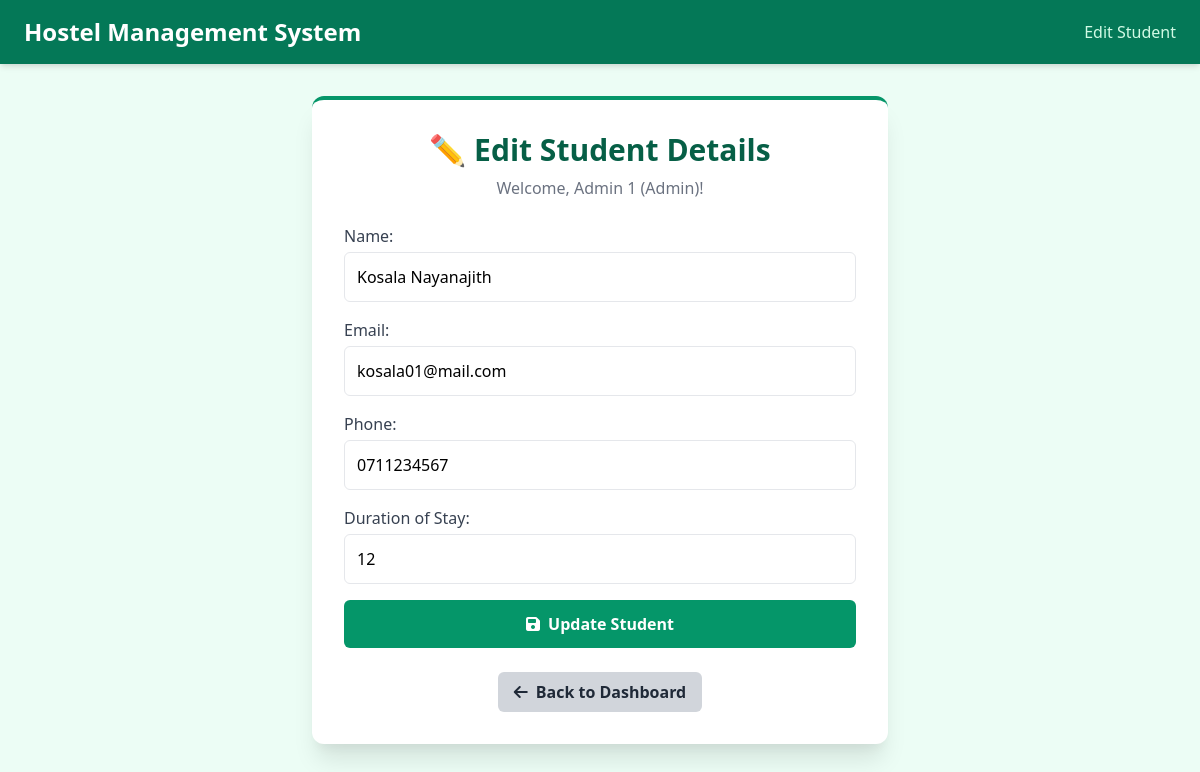
Page /edit_student.php?id=S01 (signed in) on the committed database.
### tables this page shows
CREATE TABLE `student` (
  `ID` varchar(10) NOT NULL,
  `Duration_of_stay` int(11) DEFAULT NULL,
  `Warden_ID` varchar(10) DEFAULT NULL
);

CREATE TABLE `user` (
  `ID` varchar(10) NOT NULL,
  `name` varchar(100) DEFAULT NULL,
  `email` varchar(100) DEFAULT NULL,
  `phonenumber` varchar(15) DEFAULT NULL,
  `password` varchar(255) DEFAULT NULL,
  `role` varchar(20) NOT NULL
);

### edit_student.php (the view, shortened to what this page needs)
<?php
include 'db_connect.php';
$error = '';
if (isset($_GET['id'])) {
    $id = $_GET['id'];
    $sql = "SELECT user.name, user.email, user.phonenumber, student.Duration_of_stay
            FROM user
            INNER JOIN student ON user.ID = student.ID
            WHERE user.ID = ?";
    $stmt = $conn->prepare($sql);
    $stmt->bind_param("s", $id);
    $stmt->execute();
    $result = $stmt->get_result();
    if ($result->num_rows > 0) {
        $row = $result->fetch_assoc();
    } else {
        $error = "❌ Student not found.";
    }
} else {
    $error = "❌ No student ID provided.";
}
$role = $_SESSION['role'];
$name = htmlspecialchars($_SESSION['name']);
?>
<!DOCTYPE html>
<html lang="en">
<head>
    <link href="https://cdn.jsdelivr.net/npm/tailwindcss@2.2.19/dist/tailwind.min.css" rel="stylesheet">
    <link rel="stylesheet" href="https://cdnjs.cloudflare.com/ajax/libs/font-awesome/6.4.0/css/all.min.css">
</head>
<body class="bg-green-50 font-inter">
    <header class="bg-green-700 text-white py-4 px-6 shadow-md fixed top-0 left-0 right-0 z-50">
        <div class="flex justify-between items-center max-w-6xl mx-auto">
            <h1 class="text-2xl font-bold">Hostel Management System</h1>
            <span class="text-green-100 font-medium">Edit Student</span>
        </div>
    </header>
    <main class="pt-24 pb-8 px-4 flex justify-center items-start min-h-screen">
        <div class="bg-white shadow-xl rounded-xl p-8 w-full max-w-xl border-t-4 border-green-600">
            <h2 class="text-3xl font-bold text-center text-green-800 mb-2 flex items-center justify-center gap-2">
                ✏️ Edit Student Details
            </h2>
            <p class="text-center text-gray-500 mb-6">Welcome, <?php echo $name . " (" . ucfirst($role) . ")"; ?>!</p>
            <?php if ($error): ?>
                <div class="text-red-600 font-medium text-center mb-4"><?php echo $error; ?></div>
            <?php elseif (isset($row)): ?>
                <form method="POST" action="update_student.php" class="space-y-4">
                    <div>
                        <label for="name" class="block text-gray-700 font-medium">Name:</label>
                        <input type="text" id="name" name="name" value="<?php echo htmlspecialchars($row['name']); ?>" class="w-full mt-1 p-3 border rounded-md focus:outline-none focus:ring-2 focus:ring-green-400" required>
                    </div>
                    <div>
                        <label for="email" class="block text-gray-700 font-medium">Email:</label>
                        <input type="email" id="email" name="email" value="<?php echo htmlspecialchars($row['email']); ?>" class="w-full mt-1 p-3 border rounded-md focus:outline-none focus:ring-2 focus:ring-green-400" required>
                    </div>
                    <div>
                        <label for="phone" class="block text-gray-700 font-medium">Phone:</label>
                        <input type="text" id="phone" name="phone" value="<?php echo htmlspecialchars($row['phonenumber']); ?>" class="w-full mt-1 p-3 border rounded-md focus:outline-none focus:ring-2 focus:ring-green-400" required>
                    </div>
                    <div>
                        <label for="duration" class="block text-gray-700 font-medium">Duration of Stay:</label>
                        <input type="text" id="duration" name="duration" value="<?php echo htmlspecialchars($row['Duration_of_stay']); ?>" class="w-full mt-1 p-3 border rounded-md focus:outline-none focus:ring-2 focus:ring-green-400" required>
                    </div>
                    <button type="submit" class="w-full bg-green-600 hover:bg-green-700 text-white font-semibold py-3 rounded-md transition flex items-center justify-center gap-2">
                        <i class="fas fa-save"></i> Update Student
                    </button>
                </form>
            <?php endif; ?>
            <div class="text-center mt-6">
                <a href="<?php echo $role === 'admin' ? 'admin_dashboard.php' : 'view_students.php'; ?>" class="inline-flex items-center gap-2 bg-gray-300 hover:bg-gray-400 text-gray-800 font-semibold py-2 px-4 rounded-md transition">
                    <i class="fas fa-arrow-left"></i> Back to Dashboard
                </a>
            </div>
        </div>
    </main>
</body>
</html>

### rows in the picture
student: name "Kosala Nayanajith", email "kosala01@mail.com", phone "0711234567", duration "12"

### other values in the picture
$name "Admin 1"
$role "Admin"
